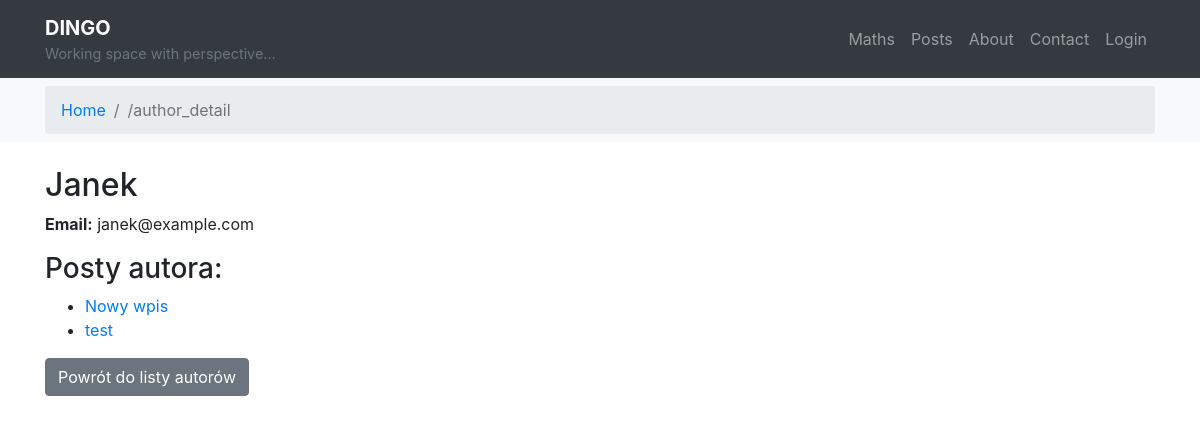
The page /posts/author/1/ on the database its author committed.
### posts/models.py (models this page shows, shortened)
class Author(models.Model):
    nick = models.CharField(max_length=20, unique=True)
    email = models.EmailField(unique=True)

class Post(models.Model):
    title = models.CharField(max_length=100)
    content = models.TextField()
    created = models.DateTimeField(auto_now_add=True)
    modified = models.DateTimeField(auto_now=True)
    author = models.ForeignKey(Author, on_delete=models.CASCADE)

### posts/views.py (the view)
# urls.py: path('author/<int:pk>/', author_detail, name='author_detail'),
def author_detail(request, pk):
    author = get_object_or_404(Author, pk=pk)
    return render(request, 'posts/author_detail.html', {'author': author})

### posts/templates/posts/author_detail.html (shortened to what this page needs)
{% extends "main.html" %}
{% block content %}
   <h2>{{ author.nick }}</h2>
   <p><strong>Email:</strong> {{ author.email }}</p>
   <h3>Posty autora:</h3>
   <ul>
       {% for post in author.post_set.all %}
           <li><a href="{% url 'posts:post_detail' post.id %}">{{ post.title }}</a></li>
       {% endfor %}
   </ul>
   <a href="{% url 'posts:author_list' %}" class="btn btn-secondary">Powrót do listy autorów</a>
{% endblock %}

### rows shown on the page
Author: nick "Janek", email "janek@example.com"
Post: title "Nowy wpis"
Post: title "test"

### other values the page prints
{{ request.resolver_match.url_name }} "author_detail"
